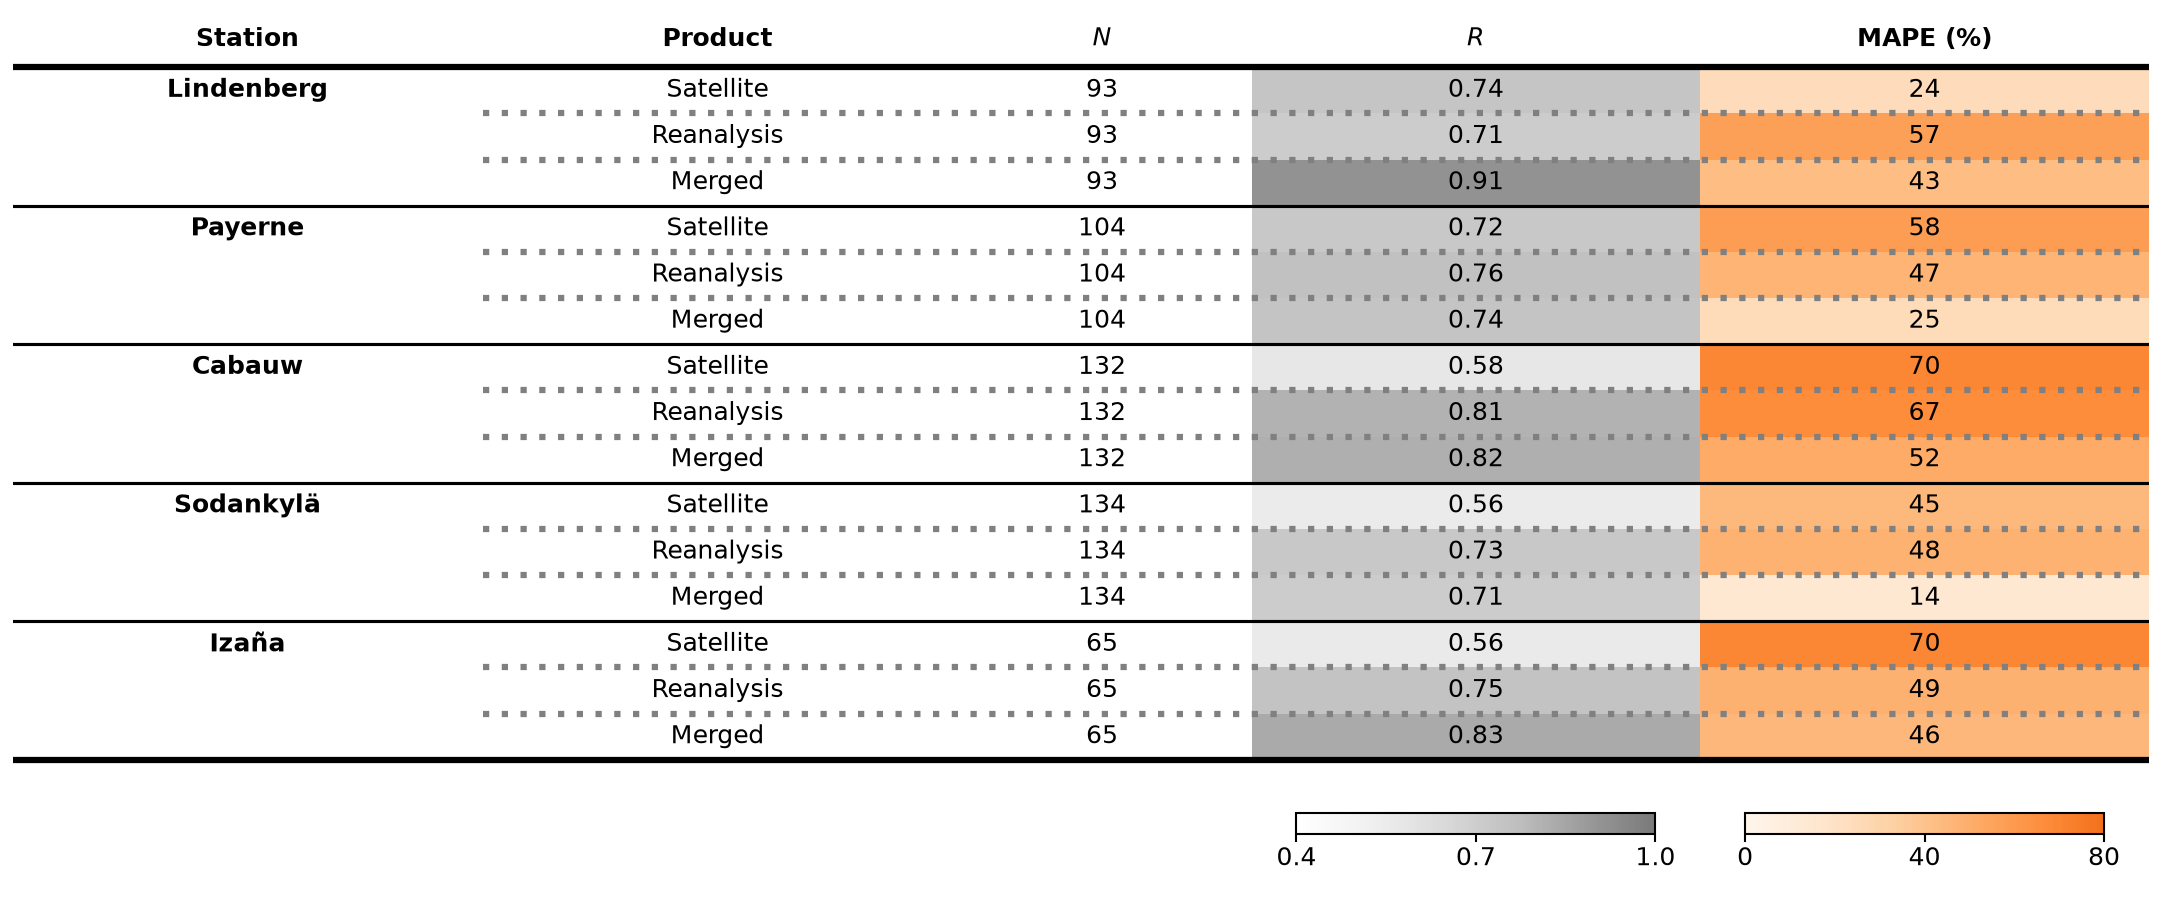

Here is the Python script that generated this plot:
"""A table drawn as a graphic: grouped rows, with two columns shaded by value.
Synthetic validation scores of three products at five stations."""

import os
from pathlib import Path

import matplotlib.pyplot as plt
import numpy as np
from matplotlib.cm import ScalarMappable
from matplotlib.colors import ListedColormap, Normalize, to_rgb
from matplotlib.patches import Rectangle

MM = 1 / 25.4
STYLE_DIR = Path(__file__).resolve().parent / "../../../styles"
STATIONS = ("Lindenberg", "Payerne", "Cabauw", "Sodankylä", "Izaña")
PRODUCTS = ("Satellite", "Reanalysis", "Merged")
# column: (header, left edge, width) in table units; the table is 100 wide.
COLUMNS = {
    "station": ("Station", 0, 22),
    "product": ("Product", 22, 22),
    "n": ("$N$", 44, 14),
    "r": ("$R$", 58, 21),
    "error": ("MAPE (%)", 79, 21),
}
# Shaded columns: color map, value range, and number format.
SHADING = {"r": ("Greys", (0.4, 1.0), "{:.2f}"), "error": ("Oranges", (0, 80), "{:.0f}")}
SHADE_TOP = 0.6  # use only the light part of each map, so black text stays readable
ROW_HEIGHT = 1.0
DARK_TEXT_BELOW = 0.5  # cell luminance below which the text turns white


def luminance(color):
    r, g, b = to_rgb(color)
    return 0.2126 * r + 0.7152 * g + 0.0722 * b


def scores(rng):
    """One row per station and product: sample size, correlation and error."""
    rows = []
    for station in STATIONS:
        n = int(rng.integers(40, 160))
        for k, product in enumerate(PRODUCTS):
            r = np.clip(rng.normal(0.62 + 0.1 * k, 0.07), 0.4, 0.97)
            error = np.clip(rng.normal(55 - 10 * k, 12), 12, 78)
            rows.append({"station": station, "product": product, "n": n, "r": r,
                         "error": error})
    return rows


def cell_text(ax, column, row_y, text, **kwargs):
    _, left, width = COLUMNS[column]
    ax.text(left + width / 2, row_y, text, ha="center", va="center", **kwargs)


def table_graphic(ax, rows):
    maps = {}
    for key, (name, limits, _) in SHADING.items():
        light = ListedColormap(plt.get_cmap(name)(np.linspace(0, SHADE_TOP, 256)))
        maps[key] = ScalarMappable(Normalize(*limits), light)
    for i, row in enumerate(rows):
        y = -(i + 0.5) * ROW_HEIGHT
        first_of_group = i % len(PRODUCTS) == 0
        if first_of_group:
            cell_text(ax, "station", y, row["station"], fontweight="bold")
        cell_text(ax, "product", y, row["product"])
        cell_text(ax, "n", y, str(row["n"]))
        for key, (_, _, fmt) in SHADING.items():
            _, left, width = COLUMNS[key]
            color = maps[key].to_rgba(row[key])
            ax.add_patch(Rectangle((left, y - ROW_HEIGHT / 2), width, ROW_HEIGHT,
                                   facecolor=color, edgecolor="none", zorder=0))
            text_color = "white" if luminance(color) < DARK_TEXT_BELOW else "black"
            cell_text(ax, key, y, fmt.format(row[key]), color=text_color)
        # Rule above each row: solid between stations, dotted within a station.
        top = -i * ROW_HEIGHT
        if i == 0 or first_of_group:
            weight = 1 if i == 0 else 0.5
            ax.axhline(top, color="black", lw=weight * plt.rcParams["lines.linewidth"])
        else:
            ax.plot([COLUMNS["product"][1], 100], [top, top], color="0.5",
                    ls=(0, (1, 2)))
    for header, left, width in COLUMNS.values():
        ax.text(left + width / 2, 0.6 * ROW_HEIGHT, header, ha="center", va="center",
                fontweight="bold")
    bottom = -len(rows) * ROW_HEIGHT
    ax.axhline(bottom, color="black")
    ax.set(xlim=(0, 100), ylim=(bottom - 2.7 * ROW_HEIGHT, 1.2 * ROW_HEIGHT))
    ax.axis("off")
    return maps, bottom


def shading_keys(ax, maps, bottom):
    """A small color bar under each shaded column."""
    for key, mappable in maps.items():
        _, left, width = COLUMNS[key]
        cax = ax.inset_axes((left + 0.1 * width, bottom - 1.6 * ROW_HEIGHT,
                             0.8 * width, 0.45 * ROW_HEIGHT), transform=ax.transData)
        bar = ax.figure.colorbar(mappable, cax=cax, orientation="horizontal")
        bar.ax.tick_params(pad=1)
        bar.set_ticks(np.linspace(mappable.norm.vmin, mappable.norm.vmax, 3))


def main():
    rng = np.random.default_rng(6)
    rows = scores(rng)
    default = STYLE_DIR / "default.mplstyle"
    sheets = [default] if default.is_file() else []
    if selected := os.environ.get("CEDALION_STYLE"):
        sheet = Path(selected).expanduser()
        sheets.append(sheet if sheet.is_file() else STYLE_DIR / (selected.removesuffix(".mplstyle") + ".mplstyle"))
    width_mm = float(os.environ.get("CEDALION_WIDTH_MM", 183))
    with plt.style.context(sheets):
        fig, ax = plt.subplots(figsize=(width_mm * MM, 76 * MM), layout="constrained")
        maps, bottom = table_graphic(ax, rows)
        shading_keys(ax, maps, bottom)
        fig.savefig(os.environ.get("CEDALION_SNIPPET_PNG", Path(__file__).with_name("snippet.png")), dpi=300)
        plt.close(fig)


if __name__ == "__main__":
    main()
